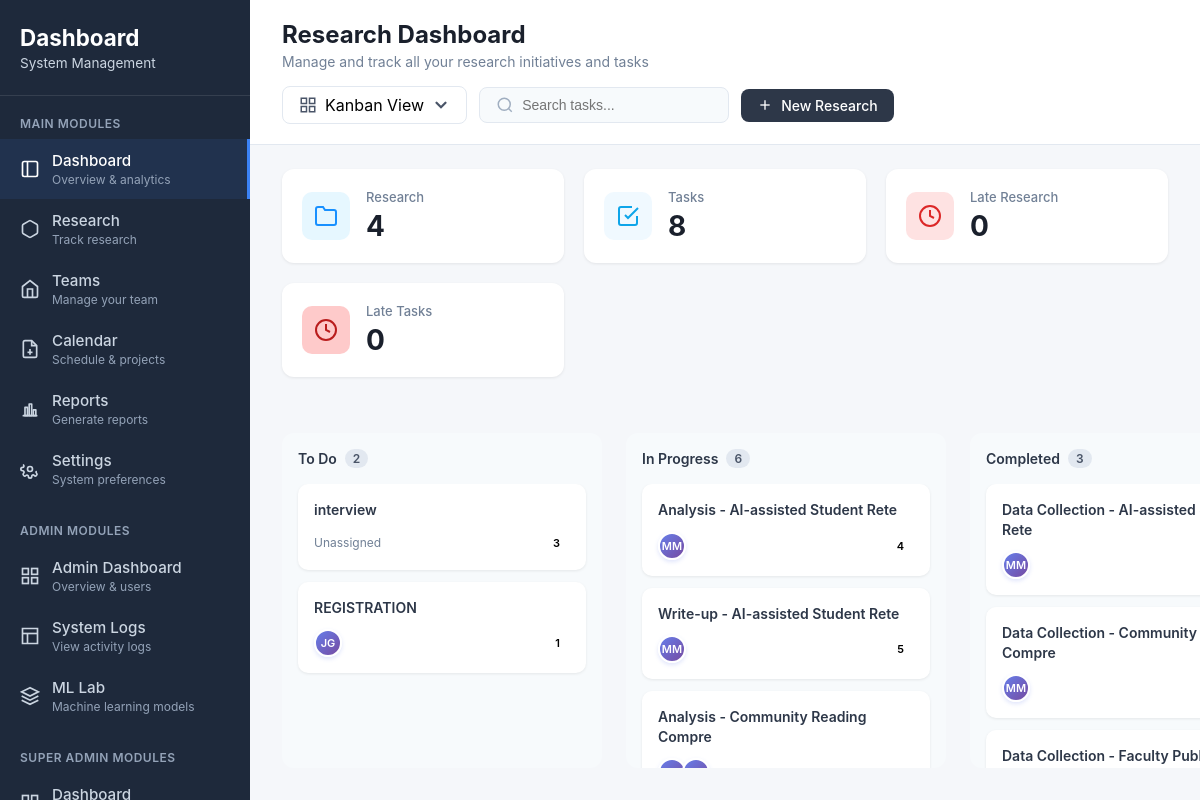
/researchmanagement/dashboard/ (signed in), run on an earlier commit of the app's database.
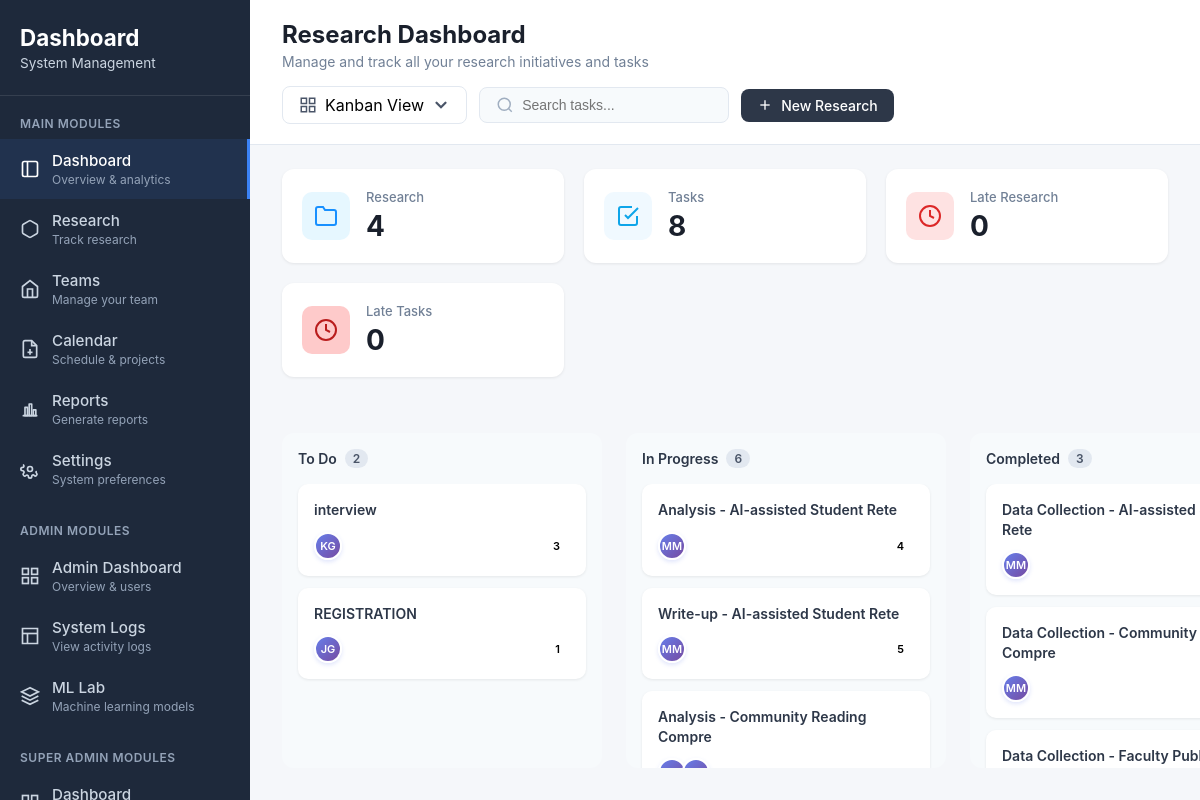
And on a later commit of the database.
### projectmanagement/models.py (models this page shows, shortened)
class Task(models.Model):
    id = models.UUIDField(primary_key=True, default=uuid.uuid4, editable=False)
    STATUS_CHOICES = [
        ('todo', 'To Do'),
        ('in_progress', 'In Progress'),
        ('completed', 'Completed'),
    ]
    project = models.ForeignKey(Project, on_delete=models.CASCADE, related_name='tasks')
    title = models.CharField(max_length=200)
    description = models.TextField(blank=True, null=True)
    assigned_to = models.ManyToManyField(
        settings.AUTH_USER_MODEL,
        related_name='tasks',
        blank=True
    )
    assigned_team = models.ForeignKey(
        Team,
        on_delete=models.SET_NULL,
        null=True,
        blank=True,
        related_name='tasks'
    )
    status = models.CharField(max_length=20, choices=STATUS_CHOICES, default='todo')
    priority = models.PositiveSmallIntegerField(
        default=3,
        validators=[
            MinValueValidator(1),
            MaxValueValidator(10),
        ],
    )
    due_date = models.DateField()
    created_at = models.DateTimeField(auto_now_add=True)
    updated_at = models.DateTimeField(auto_now=True)

### core/models.py (models this page shows, shortened)
class CustomUser(AbstractUser):
    id = models.UUIDField(primary_key=True, default=uuid.uuid4, editable=False)
    _first_name = models.CharField(max_length=255, blank=True, db_column='first_name')
    _middle_name = models.CharField(max_length=255, blank=True, db_column='middle_name')
    _last_name = models.CharField(max_length=255, blank=True, db_column='last_name')
    is_email_verified = models.BooleanField(default=False)
    bio = models.TextField(blank=True)
    _phone_number = models.CharField(max_length=255, blank=True, db_column='phone_number')
    avatar = models.ImageField(upload_to='avatars/', null=True, blank=True)
    avatar_url = models.URLField(max_length=500, blank=True, null=True)
    @property
    def first_name(self):
        return decrypt(self._first_name) if self._first_name else ''
    @first_name.setter
    def first_name(self, value):
        self._first_name = encrypt(value) if value else ''
    @property
    def middle_name(self):
        return decrypt(self._middle_name) if self._middle_name else ''
    @middle_name.setter
    def middle_name(self, value):
        self._middle_name = encrypt(value) if value else ''
    @property
    def last_name(self):
        return decrypt(self._last_name) if self._last_name else ''
    @last_name.setter
    def last_name(self, value):
        self._last_name = encrypt(value) if value else ''
    @property
    def phone_number(self):
        return decrypt(self._phone_number) if self._phone_number else ''
    @phone_number.setter
    def phone_number(self, value):
        self._phone_number = encrypt(value) if value else ''

### projectmanagement/views.py (the view, shortened to what this page needs)
# urls.py: path("dashboard/", views.dashboard, name="ces-dashboard"),
@login_required
@require_system_access
def dashboard(request):
    current_system = getattr(request, 'current_system', None) or 'researchmanagement'
    user_membership = SystemMembership.objects.filter(
        user=request.user,
        system_name=current_system
    ).first()
    user_role = user_membership.system_role if user_membership else None
    is_admin_or_superadmin = request.user.is_superuser or user_role in ['admin', 'superadmin']
    search_query = request.GET.get('search', '').strip()
    filter_scope = request.GET.get('scope', '').strip()
    filter_source = request.GET.get('source', '').strip()
    filter_method = request.GET.get('method', '').strip()
    projects = Project.objects.prefetch_related("tasks")
    all_tasks = (
        Task.objects
        .select_related("project")
        .prefetch_related("assigned_to", "assigned_team__members")
    )
    if is_admin_or_superadmin:
        stats_projects = Project.objects.prefetch_related("tasks")
        stats_tasks = (
            Task.objects
            .select_related("project")
            .prefetch_related("assigned_to", "assigned_team__members")
        )
    else:
        stats_projects = projects.filter(tasks__assigned_to=request.user).distinct()
        stats_tasks = all_tasks.filter(assigned_to=request.user)
    if not is_admin_or_superadmin:
        all_tasks = all_tasks.filter(assigned_to=request.user)
        projects = projects.filter(tasks__assigned_to=request.user).distinct()
    if filter_scope:
        projects = projects.filter(publication_scope=filter_scope)
        stats_projects = stats_projects.filter(publication_scope=filter_scope)
    if filter_source:
        projects = projects.filter(source_type=filter_source)
        stats_projects = stats_projects.filter(source_type=filter_source)
    if filter_method:
        projects = projects.filter(research_method=filter_method)
        stats_projects = stats_projects.filter(research_method=filter_method)
    active_projects = stats_projects.filter(
        start_date__lte=now,
        end_date__gte=now
    )
    past_projects = stats_projects.filter(
        end_date__lt=now
    )
    active_projects_count = active_projects.count()
    active_tasks = stats_tasks.exclude(
        status='completed'
    ).filter(
        due_date__gte=now
    )
    overdue_tasks = stats_tasks.exclude(
        status='completed'
    ).filter(
        due_date__lt=now
    )
    active_tasks_count = active_tasks.count()
    total_projects_count = stats_projects.count()
    total_tasks_count = stats_tasks.exclude(status='completed').count()
    assigned_projects_count = projects.count()
    assigned_tasks_count = all_tasks.count()
    late_projects_count = past_projects.count()
    late_tasks_count = overdue_tasks.count()
    todo_tasks = all_tasks.filter(status='todo')
    in_progress_tasks = all_tasks.filter(status='in_progress')
    completed_tasks = all_tasks.filter(status='completed')
    paginator_projects = Paginator(projects, 5)  # 5 projects per page
    page_number = request.GET.get('page', 1)
    projects_page = paginator_projects.get_page(page_number)
    context = {
        'projects': projects_page,
        'projects_paginator': paginator_projects,
        'projects_page_number': page_number,
        'current_system': current_system,
        'current_user_role': user_role,
        'now': now,
        'is_admin_or_superadmin': is_admin_or_superadmin,
        'total_projects_count': total_projects_count,
        'total_tasks_count': total_tasks_count,
        'active_projects_count': active_projects_count,
        'active_tasks_count': active_tasks_count,
        'late_projects_count': late_projects_count,
        'late_tasks_count': late_tasks_count,
        'assigned_projects_count': assigned_projects_count,
        'assigned_tasks_count': assigned_tasks_count,
        'todo_tasks': todo_tasks,
        'in_progress_tasks': in_progress_tasks,
        'completed_tasks': completed_tasks,
        'overdue_task_ids': set(overdue_tasks.values_list('id', flat=True)),
        'past_projects': past_projects,
        'search_query': search_query,
        'filter_scope': filter_scope,
        'filter_source': filter_source,
        'filter_method': filter_method,
    }
    return render(
        request,
        'projectmanagement/pages/dashboard.html',
        context
    )

### core/utils/encryption.py (called while the page is built)
def decrypt(value: str) -> str:
    if not value:
        return ""
    try:
        return fernet.decrypt(value.encode()).decode()
    except InvalidToken:
        return value

### projectmanagement/templatetags/assignee_utils.py (called while the page is built)
@register.simple_tag
def task_assignee_stack(task):
    users = []
    seen = set()
    try:
        for u in task.assigned_to.all():
            uid = getattr(u, "id", None)
            if uid is not None and uid not in seen:
                seen.add(uid)
                users.append(u)
        team = getattr(task, "assigned_team", None)
        if team is not None:
            for u in team.members.all():
                uid = getattr(u, "id", None)
                if uid is not None and uid not in seen:
                    seen.add(uid)
                    users.append(u)
    except Exception:
        pass
    return {"users": users[:3], "total": len(users)}

### projectmanagement/templatetags/user_role.py (called while the page is built)
@register.simple_tag
def get_user_role(user, system_name):
    if not user.is_authenticated:
        return None
    membership = SystemMembership.objects.filter(
        user=user,
        system_name=system_name,
        system_role__in=['admin', 'superadmin']
    ).first()
    return membership.system_role if membership else None

### projectmanagement/templates/projectmanagement/pages/dashboard.html (shortened to what this page needs)
{% extends 'projectmanagement/base.html' %}
{% load static %}
{% block extra_head %}
<link rel="stylesheet" href="{% static 'projectmanagement/css/pages/dashboard.css' %}">
{% endblock %}
{% block content %}
<main class="main-content">
  <div class="top-bar">
    <div class="page-header">
      <h1>Research Dashboard</h1>
      <p>Manage and track all your research initiatives and tasks</p>
    </div>
    <div class="top-actions">
      <div class="view-selector">
        <svg width="18" height="18" viewBox="0 0 24 24" fill="none" stroke="currentColor" stroke-width="2">
          <rect x="3" y="3" width="7" height="7"></rect>
          <rect x="14" y="3" width="7" height="7"></rect>
          <rect x="14" y="14" width="7" height="7"></rect>
          <rect x="3" y="14" width="7" height="7"></rect>
        </svg>
        <span id="current-view">Kanban View</span>
        <svg width="16" height="16" viewBox="0 0 16 16" fill="none">
          <path d="M4 6L8 10L12 6" stroke="currentColor" stroke-width="2" stroke-linecap="round"/>
        </svg>
      </div>
      <div class="search-box">
        <svg width="18" height="18" viewBox="0 0 24 24" fill="none" stroke="currentColor" stroke-width="2">
          <circle cx="11" cy="11" r="8"></circle>
          <path d="M21 21l-4.35-4.35"></path>
        </svg>
        <input type="text" placeholder="Search tasks..." id="task-search" value="{{ search_query }}">
      </div>
      {% if request.user.is_superuser or is_admin_or_superadmin or current_user_role == 'researcher' %}
      <a href="#" class="add-project-button">
        <svg width="18" height="18" viewBox="0 0 24 24" fill="none" stroke="currentColor" stroke-width="2">
          <line x1="12" y1="5" x2="12" y2="19"></line>
          <line x1="5" y1="12" x2="19" y2="12"></line>
        </svg>
        New Research
      </a>
      {% endif %}
    </div>
  </div>
  <div class="stats-container">
    {% include 'projectmanagement/partials/_stats.html' %}
  </div>
  <div class="kanban-container" id="kanban-view">
    {% include 'projectmanagement/partials/_kanban_view.html' %}
  </div>
</main>
{% endblock %}

### projectmanagement/templates/projectmanagement/partials/_kanban_view.html (shortened to what the changed rows need)
{% load assignee_utils %}
<div class="kanban-board">
  <div class="kanban-column">
    <div class="cards-container">
      {% for task in todo_tasks %}
      <div class="task-card {% if task.id in overdue_task_ids %}late{% endif %}">
        <div class="task-title">{{ task.title }}</div>
        <div class="task-footer">
          <div class="task-assignee">
            {% task_assignee_stack task as stack %}
            {% if stack.total > 0 %}
              {% for user in stack.users %}
                <div class="task-avatar-circle{% if forloop.counter == 3 and stack.total > 3 %} has-more{% endif %}"
                    title="{% if user.get_full_name %}{{ user.get_full_name }}{% else %}{{ user.username }}{% endif %}{% if forloop.counter == 3 and stack.total > 3 %} and {{ stack.total|add:'-3' }} more{% endif %}">
                  {% if not user.avatar %}
                    {% if user.first_name and user.last_name %}
                      {{ user.first_name|slice:":1" }}{{ user.last_name|slice:":1" }}
                    {% else %}
                      {{ user.username|slice:":1"|upper }}
                    {% endif %}
                  {% endif %}
                </div>
              {% endfor %}
            {% else %}
              <span class="assignee-name text-muted">Unassigned</span>
            {% endif %}
          </div>
          <span class="priority-badge priority-{{ task.priority|lower }}">{{ task.priority }}</span>
        </div>
      </div>
      {% empty %}
      <div class="empty-state">No tasks</div>
      {% endfor %}
    </div>
  </div>
  <div class="kanban-column">
    <div class="cards-container">
      {% for task in in_progress_tasks %}
      <div class="task-card {% if task.id in overdue_task_ids %}late{% endif %}">
        <div class="task-title">{{ task.title }}</div>
        <div class="task-footer">
          <div class="task-assignee">
            {% task_assignee_stack task as stack %}
            {% if stack.total > 0 %}
              {% for user in stack.users %}
                <div class="task-avatar-circle{% if forloop.counter == 3 and stack.total > 3 %} has-more{% endif %}"
                    title="{% if user.get_full_name %}{{ user.get_full_name }}{% else %}{{ user.username }}{% endif %}{% if forloop.counter == 3 and stack.total > 3 %} and {{ stack.total|add:'-3' }} more{% endif %}">
                  {% if not user.avatar %}
                    {% if user.first_name and user.last_name %}
                      {{ user.first_name|slice:":1" }}{{ user.last_name|slice:":1" }}
                    {% else %}
                      {{ user.username|slice:":1"|upper }}
                    {% endif %}
                  {% endif %}
                </div>
              {% endfor %}
            {% else %}
              <span class="assignee-name text-muted">Unassigned</span>
            {% endif %}
          </div>
          <span class="priority-badge priority-{{ task.priority|lower }}">{{ task.priority }}</span>
        </div>
      </div>
      {% empty %}
      <div class="empty-state">No tasks</div>
      {% endfor %}
    </div>
  </div>
  <div class="kanban-column">
    <div class="cards-container">
      {% for task in completed_tasks %}
      <div class="task-card {% if task.id in overdue_task_ids %}late{% endif %}">
        <div class="task-title">{{ task.title }}</div>
        <div class="task-footer">
          <div class="task-assignee">
            {% task_assignee_stack task as stack %}
            {% if stack.total > 0 %}
              {% for user in stack.users %}
                <div class="task-avatar-circle{% if forloop.counter == 3 and stack.total > 3 %} has-more{% endif %}"
                    title="{% if user.get_full_name %}{{ user.get_full_name }}{% else %}{{ user.username }}{% endif %}{% if forloop.counter == 3 and stack.total > 3 %} and {{ stack.total|add:'-3' }} more{% endif %}">
                  {% if not user.avatar %}
                    {% if user.first_name and user.last_name %}
                      {{ user.first_name|slice:":1" }}{{ user.last_name|slice:":1" }}
                    {% else %}
                      {{ user.username|slice:":1"|upper }}
                    {% endif %}
                  {% endif %}
                </div>
              {% endfor %}
            {% else %}
              <span class="assignee-name text-muted">Unassigned</span>
            {% endif %}
          </div>
        </div>
      </div>
      {% empty %}
      <div class="empty-state">No tasks</div>
      {% endfor %}
    </div>
  </div>
</div>

What changed in the data, as far as the page shows it:
changed Task "interview": gains CustomUser (first_name "K", last_name "G"); no longer shows "Unassigned"
